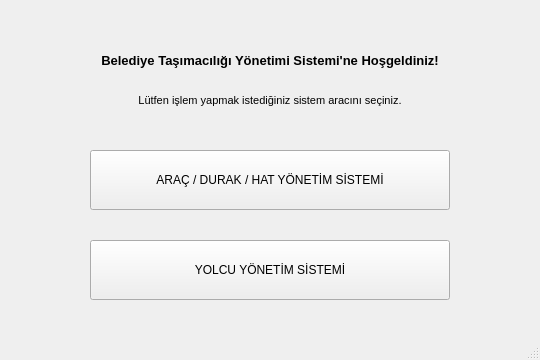
<?xml version="1.0" encoding="UTF-8"?>
<ui version="4.0">
 <class>MainWindow</class>
 <widget class="QMainWindow" name="MainWindow">
  <property name="geometry">
   <rect>
    <x>0</x>
    <y>0</y>
    <width>540</width>
    <height>360</height>
   </rect>
  </property>
  <property name="minimumSize">
   <size>
    <width>540</width>
    <height>360</height>
   </size>
  </property>
  <property name="maximumSize">
   <size>
    <width>540</width>
    <height>360</height>
   </size>
  </property>
  <property name="windowTitle">
   <string>Belediye Sehir Tasimacilik Yonetimi</string>
  </property>
  <property name="autoFillBackground">
   <bool>false</bool>
  </property>
  <widget class="QWidget" name="centralwidget">
   <widget class="QPushButton" name="pushButton">
    <property name="geometry">
     <rect>
      <x>90</x>
      <y>150</y>
      <width>360</width>
      <height>60</height>
     </rect>
    </property>
    <property name="text">
     <string>ARAÇ / DURAK / HAT YÖNETİM SİSTEMİ</string>
    </property>
   </widget>
   <widget class="QPushButton" name="pushButton_2">
    <property name="geometry">
     <rect>
      <x>90</x>
      <y>240</y>
      <width>360</width>
      <height>60</height>
     </rect>
    </property>
    <property name="text">
     <string>YOLCU YÖNETİM SİSTEMİ</string>
    </property>
   </widget>
   <widget class="QLabel" name="label">
    <property name="geometry">
     <rect>
      <x>90</x>
      <y>40</y>
      <width>360</width>
      <height>41</height>
     </rect>
    </property>
    <property name="font">
     <font>
      <pointsize>10</pointsize>
      <weight>75</weight>
      <bold>true</bold>
     </font>
    </property>
    <property name="text">
     <string>Belediye Taşımacılığı Yönetimi Sistemi'ne Hoşgeldiniz!</string>
    </property>
    <property name="alignment">
     <set>Qt::AlignCenter</set>
    </property>
   </widget>
   <widget class="QLabel" name="label_2">
    <property name="geometry">
     <rect>
      <x>90</x>
      <y>80</y>
      <width>360</width>
      <height>41</height>
     </rect>
    </property>
    <property name="font">
     <font>
      <pointsize>8</pointsize>
      <weight>50</weight>
      <bold>false</bold>
     </font>
    </property>
    <property name="text">
     <string>Lütfen işlem yapmak istediğiniz sistem aracını seçiniz.</string>
    </property>
    <property name="alignment">
     <set>Qt::AlignCenter</set>
    </property>
   </widget>
  </widget>
  <widget class="QStatusBar" name="statusbar"/>
 </widget>
 <resources/>
 <connections/>
</ui>
